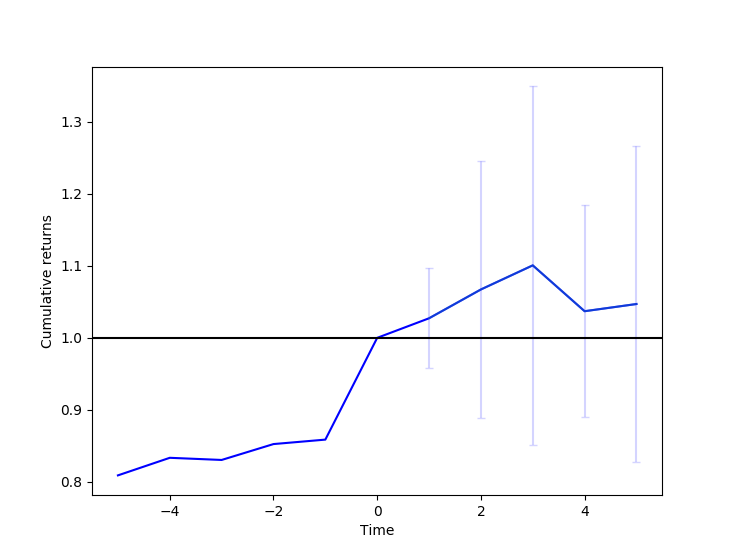

Generate this figure with Python:
from __future__ import print_function

from pyalgotrade import eventprofiler
from pyalgotrade.technical import stats
from pyalgotrade.technical import roc
from pyalgotrade.technical import ma
from pyalgotrade.tools import quandl

# Event inspired on an example from Ernie Chan's book:
# 'Algorithmic Trading: Winning Strategies and Their Rationale'


class BuyOnGap(eventprofiler.Predicate):
    def __init__(self, feed, instruments, priceCurrency):
        super(BuyOnGap, self).__init__()

        stdDevPeriod = 90
        smaPeriod = 20
        self.__returns = {}
        self.__stdDev = {}
        self.__ma = {}
        for instrument in instruments:
            priceDS = feed.getDataSeries(instrument, priceCurrency).getAdjCloseDataSeries()
            # Returns over the adjusted close values.
            self.__returns[instrument] = roc.RateOfChange(priceDS, 1)
            # StdDev over those returns.
            self.__stdDev[instrument] = stats.StdDev(self.__returns[instrument], stdDevPeriod)
            # MA over the adjusted close values.
            self.__ma[instrument] = ma.SMA(priceDS, smaPeriod)

    def __gappedDown(self, instrument, bards):
        ret = False
        if self.__stdDev[instrument][-1] is not None:
            prevBar = bards[-2]
            currBar = bards[-1]
            low2OpenRet = (currBar.getOpen(True) - prevBar.getLow(True)) / float(prevBar.getLow(True))
            if low2OpenRet < (self.__returns[instrument][-1] - self.__stdDev[instrument][-1]):
                ret = True
        return ret

    def __aboveSMA(self, instrument, bards):
        ret = False
        if self.__ma[instrument][-1] is not None and bards[-1].getOpen(True) > self.__ma[instrument][-1]:
            ret = True
        return ret

    def eventOccurred(self, instrument, priceCurrency, bards):
        ret = False
        if self.__gappedDown(instrument, bards) and self.__aboveSMA(instrument, bards):
            ret = True
        return ret


def main(plot):
    instruments = ["IBM", "AES", "AIG"]
    priceCurrency = "USD"
    feed = quandl.build_feed("WIKI", instruments, priceCurrency, 2008, 2009, ".")

    predicate = BuyOnGap(feed, instruments, priceCurrency)
    eventProfiler = eventprofiler.Profiler(predicate, 5, 5)
    eventProfiler.run(feed, True)

    results = eventProfiler.getResults()
    print("%d events found" % (results.getEventCount()))
    if plot:
        eventprofiler.plot(results)

if __name__ == "__main__":
    main(True)
